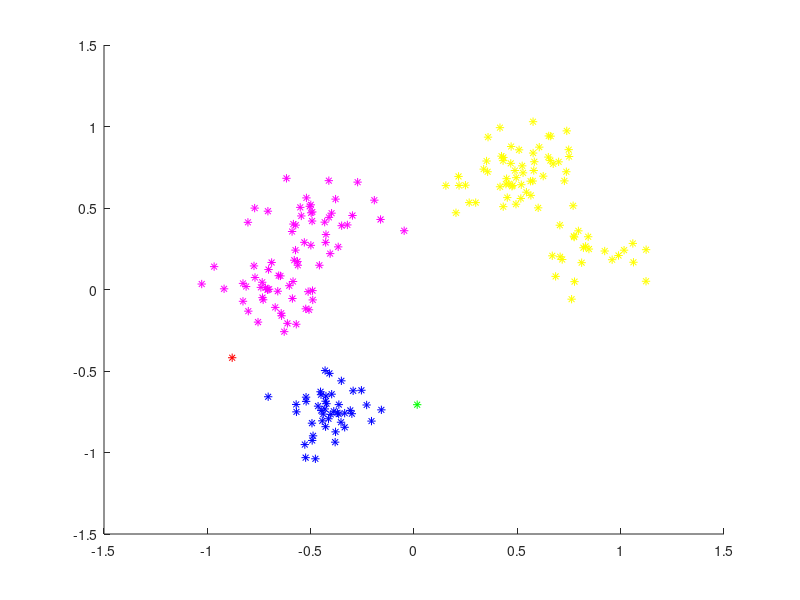
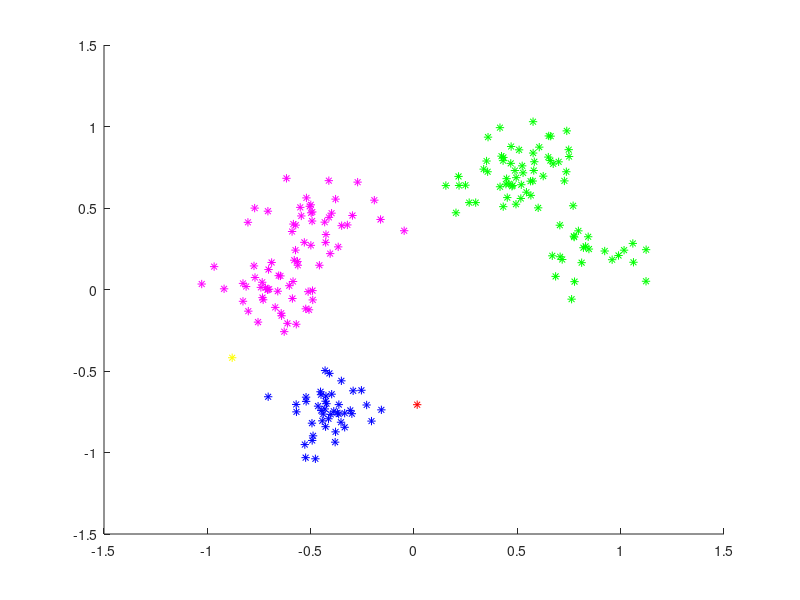

The MATLAB script that drew these images, in order:

load('points');
no = size(pts,1);
clusters = cell(no,1);
d = pdist2(pts,pts);

useCompleteLinkage = 0;

for i = 1:no
    clusters{i} = i;
    d(i,i) = inf;        
end 

while (size(clusters,1) > 5)

    % find closest elements
    minDist = min(min(d));
    [r,c] = find(d==minDist);
    r = r(1);
    c=c(1);
    % merge clusters r and c
    clusters{r} = [clusters{r},clusters{c}];
    clusters(c) = [];
    % update distance
    if (useCompleteLinkage)
        % complete linkage
        d(r,:) = max([d(r,:);d(c,:)],[],1);

    else
        % single linkage
        d(r,:) = min([d(r,:);d(c,:)],[],1);
    end
    d(:,r) = d(r,:)';
    d(r,r) = inf;
    d(c,:) = [];
    d(:,c) = [];

end

figure;
col = [1,0,0;0,1,0;0,0,1;1,1,0;1,0,1;0,1,1;0,0,0];
for i = 1:5
    ix = clusters{i}';
    hold on;
    scatter(pts(ix,1),pts(ix,2),'*','MarkerEdgeColor',col(i,:));    
end

figure;
if (useCompleteLinkage)
     T = clusterdata(pts,'maxclust',5,'linkage','complete');
else
    T = clusterdata(pts,'maxclust',5,'linkage','single');
end
 for i = 1:5
    ix = find(T==i);
    hold on;
    scatter(pts(ix,1),pts(ix,2),'*','MarkerEdgeColor',col(i,:));    
end
